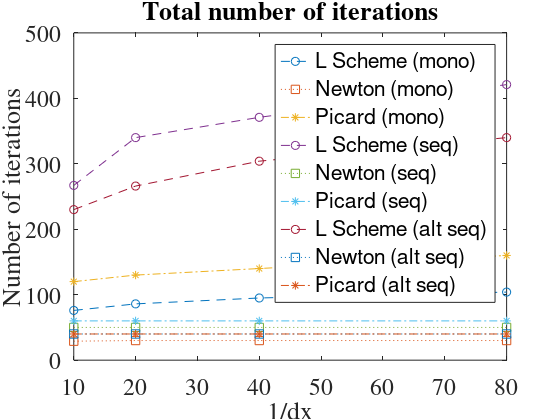

The MATLAB script that drew this image: (Note: this script raises an error after producing the figure.)
%% CMWR PLOTS
close all
x = [10 20 40 80 ];

% Monolithic
n_N_1 = [29 30 30 30];
t_N_1 = [1.22 1.37 2.05 6.49];

n_L_1 = [76 86 95 104];
t_L_1 = [1.7 2.04 3.38 12.44];

n_P_1 = [120 130 140 160] ;
t_P_1 = [2.49 3.18 6.33 29.8];

% Sequential classical
n_N_2 = [50 50 50 50];
t_N_2 = [1.85 1.95 2.22 3.87];

n_L_2 = [267 340 371 421];
t_L_2 = [5.02 6.11 7.82 20.67];

n_P_2 = [60 60 60 60 ] ;
t_P_2 = [1.94 2 2.36 3.95];

% Sequential alternative
n_N_3 = [40 40 40 40];
t_N_3 = [2.25 2.6 3.19 5.7];

n_L_3 = [230 266 304 340];
t_L_3 = [10.3 13.41 18.68 38.46];

n_P_3 = [40 40 40 40] ;
t_P_3 = [2.33 2.77 3.48 6.43];

figure('Units','inches',...
'PaperPositionMode','auto');
grid on, 
p = plot(x,n_L_1,'--o', x,n_N_1,':s', x,n_P_1,'-.*',...
    x,n_L_2,'--o',x,n_N_2,':s', x,n_P_2,'-.*',...
    x,n_L_3,'--o',x,n_N_3,':s', x,n_P_3,'-.*'),...
   xlabel('1/dx'), 
ylabel('Number of iterations') ,...
title('Total number of iterations'),...
    legend({'L Scheme (mono)', 'Newton (mono)', 'Picard (mono)',...
    'L Scheme (seq)', 'Newton (seq)', 'Picard (seq)',...
    'L Scheme (alt seq)', 'Newton (alt seq)', 'Picard (alt seq)'});
set(gca,...
'Units','normalized',...
'FontUnits','points',...
'FontWeight','normal',...
'FontSize',17,...
'FontName','Times')


%print -depsc2 cmwr2018.eps
for i = 1:9
p(i).LineWidth = 1.5;
end

figure('Units','inches',...
'PaperPositionMode','auto');
grid on, 
p = plot(x,n_L_1,'--o', x,n_N_1,'--o', x,n_P_1,'--o',...
   x,n_N_2,'--+', x,n_P_2,'--+',...
    x,n_N_3,'--*', x,n_P_3,'--*'),...
    xlabel('1/dx', 'FontUnits','points',...
'interpreter','latex',...
'FontSize',14,...
'FontName','Times'), ylabel('Number Iterations', 'FontUnits','points',...
'interpreter','latex',...
'FontSize',14,...
'FontName','Times') ,...
title('Zoomed-in plot'),...
    legend({'Mon-LS', 'Mon-Newton', 'Mon-Picard',...
    'NonLinS Newton', 'NonLinS Picard',...
    'AltS-Newton', 'AltS-Picard'},...
'interpreter','latex',...
'FontSize',16,...
'FontName','Times',...
    'Location','NorthWest');
set(gca,...
'Units','normalized',...
'FontUnits','points',...
'FontWeight','normal',...
'FontSize',15,...
'FontName','Times')
for i = 1:7
p(i).LineWidth = 1.5;
end

%print -depsc2 zoomcmwr2018.eps